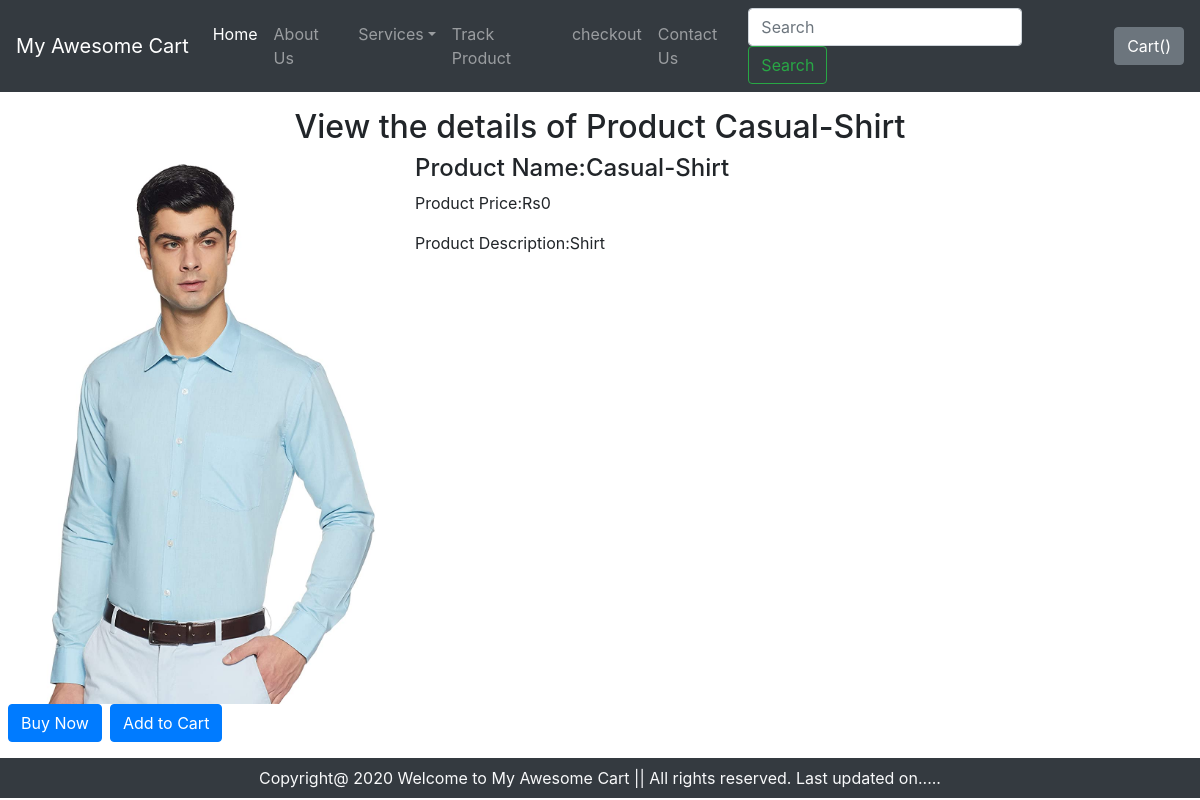
Page /shop/productview/3 on the committed database.
### shop/models.py (models this page shows)
class Product(models.Model):
    product_id = models.AutoField
    product_name = models.CharField(max_length=50)
    category = models.CharField(max_length=50,default="")
    sub_category = models.CharField(max_length=50,default="")
    price = models.IntegerField(default=0)
    desc = models.CharField(max_length=300)
    pub_date = models.DateField()
    img = models.ImageField(upload_to="shop/images",default="")
    def __str__(self):
        return self.product_name

### shop/views.py (the view)
# urls.py: path("productview/<int:myid>",views.productview, name="ProductView"),
def productview(request,myid):
    product = Product.objects.filter(id=myid)
    print(product)
    return render(request,'shop/productview.html',{'product':product[0]})

### shop/templates/shop/productview.html
{% extends "shop/base.html" %} {% block title %}Welcome to Our Product view{% endblock %} {% block body %}
<div id="ques" class="container-fluid my-3">
    <h2 class="text-center">View the details of Product {{product.product_name}}</h2>
    <div class="row">
        <div class="col-md-4">
            <div class="row">
                <img src="/media/{{product.img}}" alt="" width="500px" height="550px">
            </div>
            <div class="row">
                <button class="btn btn-primary mx-2">Buy Now</button>
                <button class="btn btn-primary">Add to Cart</button>
            </div>
        </div>
        <div class="col-md-8">
            <h4>Product Name:{{product.product_name}}</h4>
            <p>Product Price:Rs{{product.price}}</p>
            <p>Product Description:{{product.desc}}</p>
        </div>
    </div>
</div>
{% endblock %}

### rows in the picture
Product: product_name "Casual-Shirt", img (picture), price "0", desc "Shirt"
